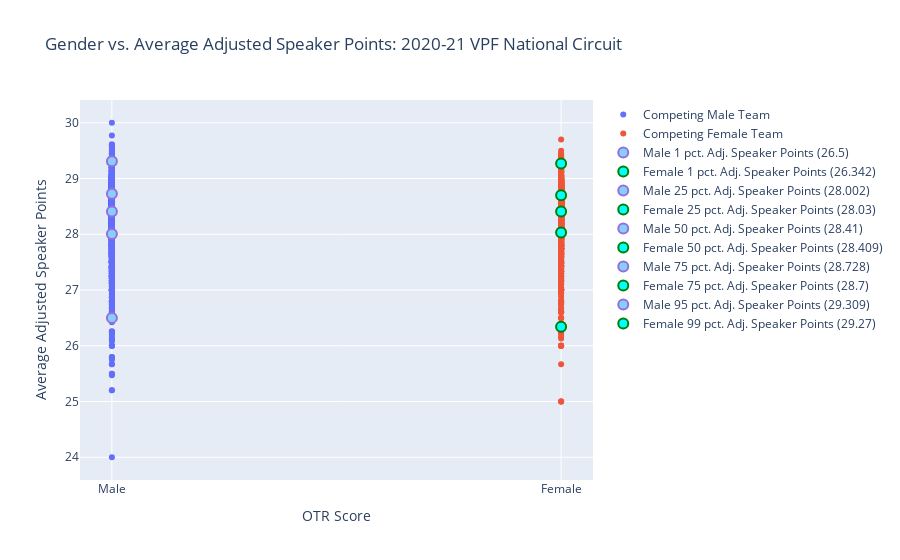

Notebook code for this chart:
### Markdown cell above
## Plot graph

### Code cell
iplot(fig)

### Figure 1 — Plotly figure (JSON) as saved in the notebook; plotly's stock layout.template omitted (floating-point values rounded to 4 significant figures; data arrays with more than 128 entries replaced by an {"elided": "..."} marker saying what was removed)
{"data": [{"mode": "markers", "name": "Competing Male Team", "type": "scatter", "x": {"elided": "3296 str values"}, "y": {"elided": "3296 float values"}}, {"mode": "markers", "name": "Competing Female Team", "type": "scatter", "x": {"elided": "1718 str values"}, "y": {"elided": "1718 float values"}}, {"marker": {"color": "LightSkyBlue", "line": {"color": "MediumPurple", "width": 2}, "size": 10}, "mode": "markers", "name": "Male 1 pct. Adj. Speaker Points (26.5)", "type": "scatter", "x": ["Male"], "y": [26.5]}, {"marker": {"color": "Cyan", "line": {"color": "Green", "width": 2}, "size": 10}, "mode": "markers", "name": "Female 1 pct. Adj. Speaker Points (26.342)", "type": "scatter", "x": ["Female"], "y": [26.34]}, {"marker": {"color": "LightSkyBlue", "line": {"color": "MediumPurple", "width": 2}, "size": 10}, "mode": "markers", "name": "Male 25 pct. Adj. Speaker Points (28.002)", "type": "scatter", "x": ["Male"], "y": [28.0]}, {"marker": {"color": "Cyan", "line": {"color": "Green", "width": 2}, "size": 10}, "mode": "markers", "name": "Female 25 pct. Adj. Speaker Points (28.03)", "type": "scatter", "x": ["Female"], "y": [28.03]}, {"marker": {"color": "LightSkyBlue", "line": {"color": "MediumPurple", "width": 2}, "size": 10}, "mode": "markers", "name": "Male 50 pct. Adj. Speaker Points (28.41)", "type": "scatter", "x": ["Male"], "y": [28.41]}, {"marker": {"color": "Cyan", "line": {"color": "Green", "width": 2}, "size": 10}, "mode": "markers", "name": "Female 50 pct. Adj. Speaker Points (28.409)", "type": "scatter", "x": ["Female"], "y": [28.41]}, {"marker": {"color": "LightSkyBlue", "line": {"color": "MediumPurple", "width": 2}, "size": 10}, "mode": "markers", "name": "Male 75 pct. Adj. Speaker Points (28.728)", "type": "scatter", "x": ["Male"], "y": [28.73]}, {"marker": {"color": "Cyan", "line": {"color": "Green", "width": 2}, "size": 10}, "mode": "markers", "name": "Female 75 pct. Adj. Speaker Points (28.7)", "type": "scatter", "x": ["Female"], "y": [28.7]}, {"marker": {"color": "LightSkyBlue", "line": {"color": "MediumPurple", "width": 2}, "size": 10}, "mode": "markers", "name": "Male 95 pct. Adj. Speaker Points (29.309)", "type": "scatter", "x": ["Male"], "y": [29.31]}, {"marker": {"color": "Cyan", "line": {"color": "Green", "width": 2}, "size": 10}, "mode": "markers", "name": "Female 99 pct. Adj. Speaker Points (29.27)", "type": "scatter", "x": ["Female"], "y": [29.27]}], "layout": {"title": {"text": "Gender vs. Average Adjusted Speaker Points: 2020-21 VPF National Circuit"}, "xaxis": {"title": {"text": "OTR Score"}}, "yaxis": {"title": {"text": "Average Adjusted Speaker Points"}}}}
